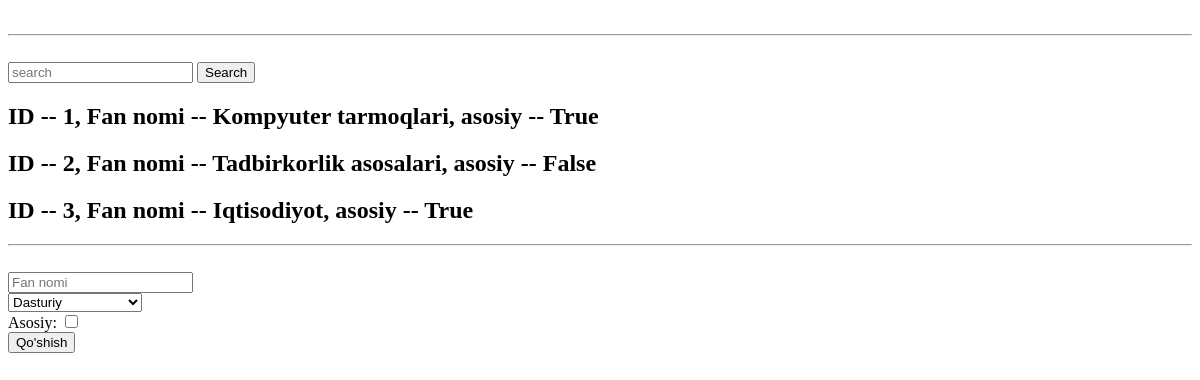
The page /subjects/ on the database as committed earlier.
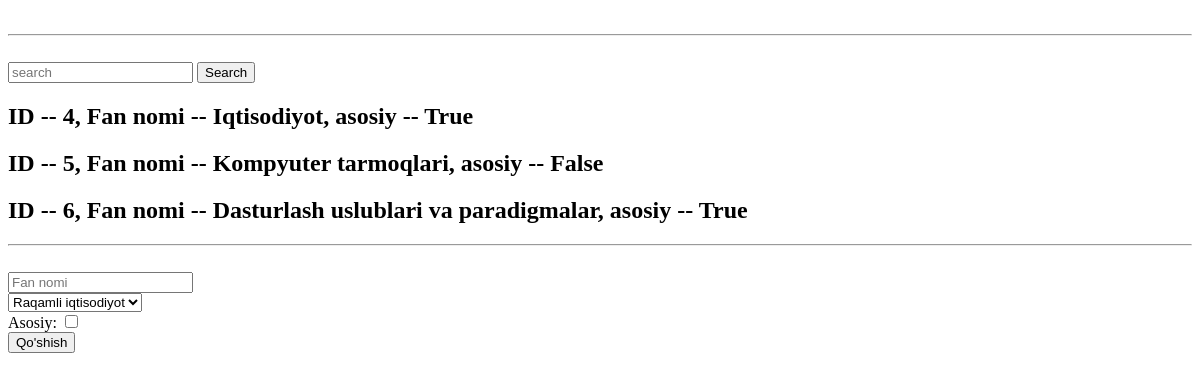
The same page on the database as committed later.
### taskApp/models.py (models this page shows, shortened)
class Fan(models.Model):
    nom = models.CharField(max_length=255)
    yonalish = models.ForeignKey(Yonalish, on_delete=models.CASCADE)
    asosiy = models.BooleanField()

### taskApp/views.py (the view, shortened to what this page needs)
# urls.py: path('subjects/', subjects),
def subjects(request):
    word = request.GET.get("search_word")
    result = Fan.objects.all()
    if word:
        result = result.filter(nom__contains=word)
    content = {
        "subjects": result,
        "yonalishlar": Yonalish.objects.all()
    }
    return render(request, 'subjects.html', content)

### templates/subjects.html (shortened to what this page needs)
<!DOCTYPE html>
<html lang="en">
<head>
</head>
<body>
<br>
<hr>
<br>
<form method="get">
    <input type="text" placeholder="search" name="search_word">
    <button>Search</button>
</form>
{% for s in subjects %}
<h2>ID -- {{s.id}}, Fan nomi -- {{s.nom}}, asosiy -- {{s.asosiy}}</h2>
{% endfor %}
<hr>
<br>
<form method="post">
    <input type="text" placeholder="Fan nomi" name="nom"><br>
    <select name="yonalish" id="yonalish">
        {% for yonalish in yonalishlar %}
        <option value="{{yonalish.id}}">{{yonalish.nom}}</option>
        {% endfor %}
    </select><br>
    <label for="asosiy">Asosiy: </label>
    <input type="checkbox" id="asosiy" name="asosiy"><br>
    <button>Qo'shish</button>
</form>
</body>
</html>

Rows that differ between the two databases and show on the page:
removed Fan: id "1", nom "Kompyuter tarmoqlari", asosiy "True"
removed Fan: id "2", nom "Tadbirkorlik asosalari", asosiy "False"
removed Fan: id "3", nom "Iqtisodiyot", asosiy "True"
added Fan: id "4", nom "Iqtisodiyot", asosiy "True"
added Fan: id "5", nom "Kompyuter tarmoqlari", asosiy "False"
added Fan: id "6", nom "Dasturlash uslublari va paradigmalar", asosiy "True"
Other text that changed with them:
form field yonalish: "Dasturiy" → "Raqamli iqtisodiyot"
